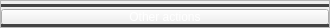
                              <widget class="QFrame" name="dividerOtherActions">
                               <property name="minimumSize">
                                <size>
                                 <width>330</width>
                                 <height>28</height>
                                </size>
                               </property>
                               <property name="maximumSize">
                                <size>
                                 <width>330</width>
                                 <height>28</height>
                                </size>
                               </property>
                               <property name="frameShape">
                                <enum>QFrame::StyledPanel</enum>
                               </property>
                               <property name="frameShadow">
                                <enum>QFrame::Raised</enum>
                               </property>
                               <layout class="QVBoxLayout" name="verticalLayout_34">
                                <property name="spacing">
                                 <number>2</number>
                                </property>
                                <property name="leftMargin">
                                 <number>0</number>
                                </property>
                                <property name="topMargin">
                                 <number>3</number>
                                </property>
                                <property name="rightMargin">
                                 <number>0</number>
                                </property>
                                <property name="bottomMargin">
                                 <number>0</number>
                                </property>
                                <item>
                                 <widget class="Line" name="line_7">
                                  <property name="styleSheet">
                                   <string notr="true">background-color: rgb(67, 67, 67);
border-radius: 3px</string>
                                  </property>
                                  <property name="orientation">
                                   <enum>Qt::Horizontal</enum>
                                  </property>
                                 </widget>
                                </item>
                                <item>
                                 <widget class="QPushButton" name="otherActionsBtn">
                                  <property name="minimumSize">
                                   <size>
                                    <width>0</width>
                                    <height>16</height>
                                   </size>
                                  </property>
                                  <property name="maximumSize">
                                   <size>
                                    <width>16777215</width>
                                    <height>16</height>
                                   </size>
                                  </property>
                                  <property name="styleSheet">
                                   <string notr="true">#otherActionsBtn{color: white}</string>
                                  </property>
                                  <property name="text">
                                   <string>Other actions</string>
                                  </property>
                                  <property name="icon">
                                   <iconset resource="resources_rc.qrc">
                                    <normaloff>:/icon/icons/chevron-down.svg</normaloff>:/icon/icons/chevron-down.svg</iconset>
                                  </property>
                                 </widget>
                                </item>
                                <item>
                                 <widget class="Line" name="line_8">
                                  <property name="styleSheet">
                                   <string notr="true">background-color: rgb(67, 67, 67);
border-radius: 3px</string>
                                  </property>
                                  <property name="orientation">
                                   <enum>Qt::Horizontal</enum>
                                  </property>
                                 </widget>
                                </item>
                               </layout>
                              </widget>
